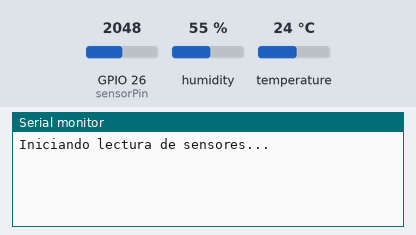
A sketch run on a simulated ESP32. Shown: the last lines printed to the serial monitor. Inputs (shaded band) come from the test bench; at power-on: temperature 24 °C, GPIO 26 (sensorPin) = 2048, humidity 55 %.

Above: at 2.2 s.
2.3 s: temperature set to 41 °C
At 5.5 s:
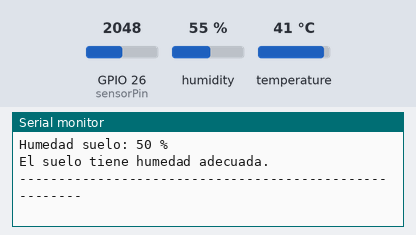
9.4 s: GPIO 26 (sensorPin) set to 2866
At 10.5 s:
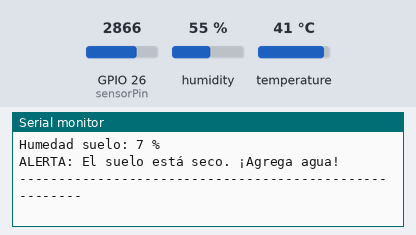
16.5 s: temperature set to 12 °C
26.5 s: GPIO 26 (sensorPin) set to 1228
At 30.4 s:
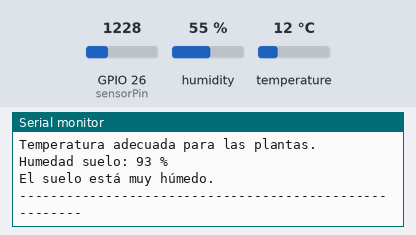
36.5 s: temperature set to 4 °C
46.5 s: humidity set to 22 %
Timing chart, 0 to 49.5 s (numbered marks = the images above; inputs shaded):
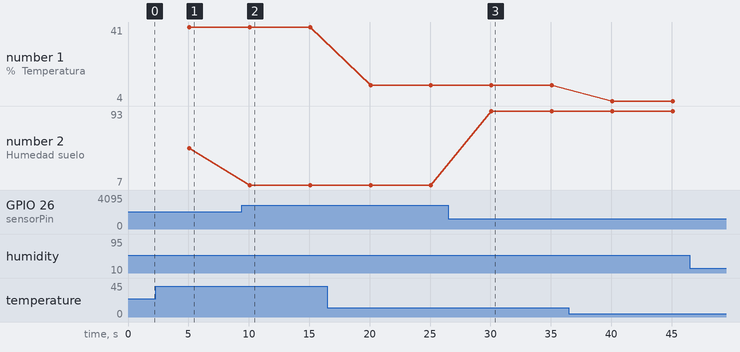

Measured:
- after the input at 2.3 s, the serial monitor: prints a new line after 2.8 s (image 1)
- after the input at 9.4 s, the serial monitor: prints a new line after 0.68 s (image 2)
- after the input at 26.5 s, the serial monitor: prints a new line after 3.6 s (image 3)
- plotted number 1: 41 → 12 after the input at 16.5 s, 12 → 4 after the input at 36.5 s
- plotted number 2: 50 → 7 after the input at 9.4 s, 7 → 93 after the input at 26.5 s

The sketch:

codigo_maceta.ino
```cpp
#include <DHT.h>

#define DHTPIN 18
#define DHTTYPE DHT11
DHT dht(DHTPIN, DHTTYPE);

int sensorPin = 26;
int sensorValue = 0;
float hum = 0.0;
int pcjHum = 0;
int valorSeco   = 3000;
int valorHumedo = 1100;

// VALORES DE TEMPERATURA ADECUADA PARA PLANTAS GENERAL
float tempMinPlantas = 5.0;  // Temperatura mínima general
float tempMaxPlantas = 40.0;  // Temperatura máxima general

unsigned long lastReadTime = 0;
const long interval = 5000;

void setup() {
  Serial.begin(115200);
  delay(1000);
  Serial.println("Iniciando lectura de sensores...");
  dht.begin();
  pinMode(sensorPin, INPUT);
}

void loop() {
  if (millis() - lastReadTime >= interval) {
    lastReadTime = millis();

    float h = NAN;
    float t = NAN;
    for (int i = 0; i < 5 && (isnan(h) || isnan(t)); i++) {
      t = dht.readTemperature();
      h = dht.readHumidity();
      delay(50);
    }

    if (isnan(h) || isnan(t)) {
      Serial.println("Error obteniendo datos del DHT11 después de varios intentos");
    } else {
      Serial.print("Humedad DHT11: ");
      Serial.print(h);
      Serial.print(" %\t");
      Serial.print("Temperatura: ");
      Serial.print(t);
      Serial.println(" °C");

      // ALERTA DE TEMPERATURA ADECUADA PARA PLANTAS GENERAL
      if (t < tempMinPlantas) {
        Serial.println("ALERTA: La temperatura es demasiado baja para la plantas.");
      } else if (t > tempMaxPlantas) {
        Serial.println("ALERTA: La temperatura es demasiado alta para la plantas.");
      } else {
        Serial.println("Temperatura adecuada para las plantas.");
      }
    }

    sensorValue = analogRead(sensorPin);
    pcjHum = map(sensorValue, valorSeco, valorHumedo, 0, 100);
    if (pcjHum < 0) pcjHum = 0;
    if (pcjHum > 100) pcjHum = 100;

    Serial.print("Humedad suelo: ");
    Serial.print(pcjHum);
    Serial.println(" %");

    if (pcjHum < 30) {
      Serial.println("ALERTA: El suelo está seco. ¡Agrega agua!");
    } else if (pcjHum >= 30 && pcjHum <= 60) {
      Serial.println("El suelo tiene humedad adecuada.");
    } else {
      Serial.println("El suelo está muy húmedo.");
    }

    Serial.println("-------------------------------------------------------");
  }
}
```
